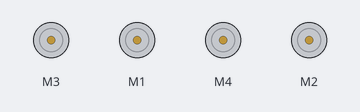
A sketch run on a simulated Arduino Uno, built with avr-gcc and run on an emulated ATmega328P. On the bench: 4 × DC motor (green arrow = forward, orange = backward, longer = faster).

Above: at 1.2 s.
At 7.5 s:
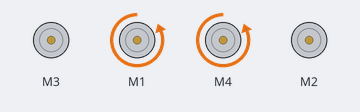
At 16.0 s:
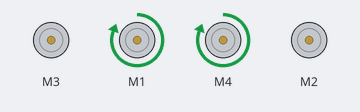
Timing chart, 0 to 17.4 s (numbered marks = the images above):
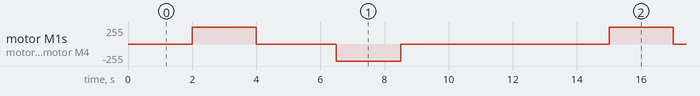

Measured:
- by itself, motor M1, motor M4: repeats every 13.0 s: stopped 2.5 s, backward 255/255 2.0 s, stopped 6.5 s, forward 255/255 2.0 s

The sketch:

drive_final.ino
```cpp
/*
 * @author Mudasir Ali
 * Contact: mudali25@bergen.org
 * Created at 2/23/2023
 * Modified 3/03/2023
 * Some portions modified from Adafruit
    MotorShield Example Code
 *
 * @brief controls the drive train for the goose chaser
*/

#include <Adafruit_MotorShield.h>

Adafruit_MotorShield AFMS = Adafruit_MotorShield();

//motor references
Adafruit_DCMotor* mot_BR = AFMS.getMotor(1);
Adafruit_DCMotor* mot_FR = AFMS.getMotor(2);
Adafruit_DCMotor* mot_FL = AFMS.getMotor(3);
Adafruit_DCMotor* mot_BL = AFMS.getMotor(4);

const int MOTOR_COUNT = 4;
//array of motors to conduct actions on all four
Adafruit_DCMotor* motors[MOTOR_COUNT] = {mot_FL, mot_BL, mot_FR, mot_BR};
Adafruit_DCMotor* right_wheels[2] = {mot_FR, mot_BR};
Adafruit_DCMotor* left_wheels[2] = {mot_FL, mot_BL};

void setup() {
  if (!AFMS.begin()) {
    while (1);
  }

  //init speed to max, but send no movement signal
  setSpeedAll(255);
  runAll(RELEASE);
}

void loop() {
  setSpeedAll(255);
  runAll(RELEASE);
  delay(1000);

  display();
  delay(4000);
  runAll(RELEASE);

}

/*
 * @debug
 * use to display working drive
 *
*/
void display() {
  runRWD(FORWARD);
  delay(2000);

  runAll(RELEASE);
  delay(2000);

  runRWD(BACKWARD);
  delay(2000);
  runAll(RELEASE);

}

/*
 * @brief simulated patrolling of a field
 * @param xTime - time to go across length of field
 * @param turnTime - the amount of time needed to turn 90deg
 * @param rows - number of times to go across length of field
 *
*/
void patrolField(int xTime, int turnTime, int rows) {
  for (int i=0;i<rows;i++) {
    runAll(FORWARD);
    delay(xTime);
    runAll(RELEASE);

    turn("right");
    delay(turnTime);
    runAll(FORWARD);
    delay(turnTime);
    runAll(RELEASE);

    turn("right");
    delay(turnTime);
    runAll(RELEASE);
  }
}

/*
 * @util
 * @brief sets speed of all motors to the same value
*/
void setSpeedAll(int speed) {
  mot_FL->setSpeed(speed);
  mot_BR->setSpeed(speed);
  mot_BL->setSpeed(speed);
  mot_FR->setSpeed(speed);
}

/*
 * @util
 * @brief runs all motors in the same direction
*/
void runAll(int direction) {
  mot_FL->setSpeed(255);
  mot_FL->run(direction);

  mot_BR->setSpeed(255);
  mot_BR->run(direction);

  mot_BL->setSpeed(255);
  mot_BL->run(direction);

  mot_FR->setSpeed(255);
  mot_FR->run(direction);

  delay(500); //minimum delay
}

/*
 * @util
 * @brief runs back motors in the same direction
*/
void runRWD(int direction) {
  mot_BL->setSpeed(255);
  mot_BR->setSpeed(255);

  mot_BL->run(direction);
  mot_BR->run(direction);
}

//requires ~18 volts to run all motors
void turn(const char* direction) {
  if (strcmp(direction, "left") == 0) {
      mot_FL->setSpeed(255);
      mot_FL->run(BACKWARD);

      mot_BR->setSpeed(255);
      mot_BR->run(FORWARD);

      // mot_BL->setSpeed(255);
      // mot_BL->run(BACKWARD);

      // mot_FR->setSpeed(255);
      // mot_FR->run(FORWARD);

  } else if (strcmp(direction, "right") == 0) {
      mot_FL->setSpeed(255);
      mot_FL->run(FORWARD);

      mot_BR->setSpeed(255);
      mot_BR->run(BACKWARD);

      // mot_BL->setSpeed(255);
      // mot_BL->run(FORWARD);

      // mot_FR->setSpeed(255);
      // mot_FR->run(BACKWARD);
  } else {
      runAll(RELEASE);
  }
}
```
